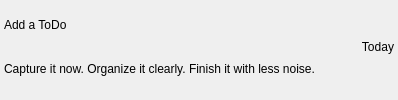
        <widget class="QFrame" name="topHeader">
         <layout class="QHBoxLayout" name="headerLayout">
          <property name="leftMargin">
           <number>4</number>
          </property>
          <property name="topMargin">
           <number>4</number>
          </property>
          <property name="rightMargin">
           <number>4</number>
          </property>
          <property name="bottomMargin">
           <number>10</number>
          </property>
          <item>
           <layout class="QVBoxLayout" name="headerTextLayout">
            <property name="spacing">
             <number>2</number>
            </property>
            <item>
             <widget class="QLabel" name="lblHeaderTitle">
              <property name="text">
               <string>Add a ToDo</string>
              </property>
             </widget>
            </item>
            <item>
             <widget class="QLabel" name="lblHeaderSubtitle">
              <property name="text">
               <string>Capture it now. Organize it clearly. Finish it with less noise.</string>
              </property>
             </widget>
            </item>
           </layout>
          </item>
          <item>
           <spacer name="headerSpacer">
            <property name="orientation">
             <enum>Qt::Horizontal</enum>
            </property>
            <property name="sizeHint" stdset="0">
             <size>
              <width>40</width>
              <height>20</height>
             </size>
            </property>
           </spacer>
          </item>
          <item>
           <widget class="QLabel" name="lblToday">
            <property name="text">
             <string>Today</string>
            </property>
            <property name="alignment">
             <set>Qt::AlignRight|Qt::AlignVCenter</set>
            </property>
           </widget>
          </item>
         </layout>
        </widget>
